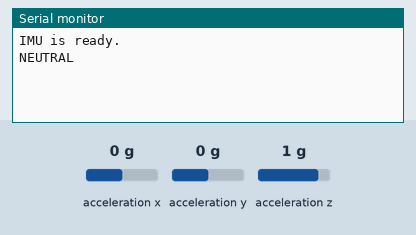
Bench run of a sketch on a simulated Arduino Nano 33 IoT. On the bench: the last lines printed to the serial monitor. The inputs (shaded band) are chosen by the test bench; at power-on: acceleration x 0 g, acceleration y 0 g, acceleration z 1 g.

Above: at 1.2 s.
1.3 s: acceleration x set to 0.8 g
At 2.0 s:
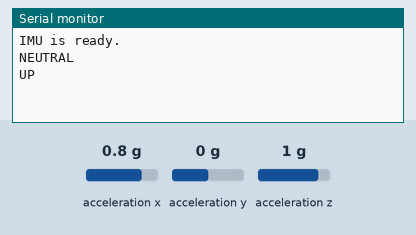
2.8 s: acceleration y set to -1.4 g
At 4.0 s:
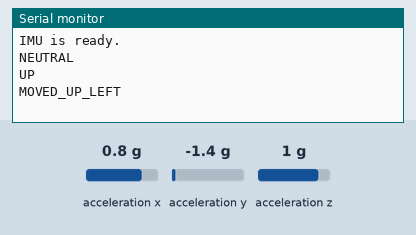
4.3 s: acceleration x set to -1.4 g
At 5.6 s:
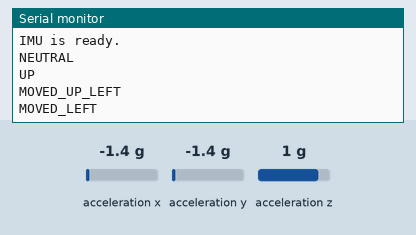

The sketch:

ArduinoSensorv2.ino
```cpp
#include <Arduino_LSM6DS3.h>

const float MOVEMENT_THRESHOLD = 0.4f;
const float RETURN_THRESHOLD = 0.25f;
const int STABLE_COUNT_NEEDED = 3;

enum HandState {
  NEUTRAL,
  MOVED_RIGHT,
  MOVED_LEFT,
  UP,
  MOVED_UP_LEFT,
  MOVED_UP_RIGHT
};

HandState currentState = NEUTRAL;
HandState previousState = MOVED_RIGHT;

int stableCount = 0;

void printState(HandState state) {
  switch (state) {
    case NEUTRAL:
      Serial.println("NEUTRAL");
      break;
    case MOVED_RIGHT:
      Serial.println("MOVED_RIGHT");
      break;
    case MOVED_LEFT:
      Serial.println("MOVED_LEFT");
      break;
    case UP:
      Serial.println("UP");
      break;
    case MOVED_UP_LEFT:
      Serial.println("MOVED_UP_LEFT");
      break;
    case MOVED_UP_RIGHT:
      Serial.println("MOVED_UP_RIGHT");
      break;
  }
}

void setup() {
  Serial.begin(115200);
  while (!Serial);

  if (!IMU.begin()) {
    Serial.println("Failed to init IMU.");
    while(1);
  }
  Serial.println("IMU is ready.");
}

void loop() {
  float ax, ay, az;

  // if (!IMU.accelerationAvailable()) {
  //   Serial.println("IMU Acceleration is unavailable.");
  //   return;
  // }

  IMU.readAcceleration(ax, ay, az);
  float tilt = ay;
  float forwardTilt = ax;

  switch (currentState) {
    case NEUTRAL:
      if (tilt > MOVEMENT_THRESHOLD) {
        currentState = MOVED_RIGHT;
        stableCount = 0;
      }
      if (tilt < -MOVEMENT_THRESHOLD) {
        currentState = MOVED_LEFT;
        stableCount = 0;
      }
      if (forwardTilt > MOVEMENT_THRESHOLD) {
        currentState = UP;
        stableCount = 0;
      }
      break;
    case MOVED_RIGHT:
    case MOVED_LEFT:
      if (abs(tilt) < RETURN_THRESHOLD) {
        stableCount++;
        if (stableCount >= STABLE_COUNT_NEEDED) {
          currentState = NEUTRAL;
          stableCount = 0;
        }
      }
      else if (forwardTilt > MOVEMENT_THRESHOLD) {
        stableCount++;
        if (stableCount >= STABLE_COUNT_NEEDED) {
          if (currentState == MOVED_RIGHT)
            currentState = MOVED_UP_RIGHT;
          else
            currentState = MOVED_UP_LEFT;
          stableCount = 0;
        }
      }
      else {
        stableCount = 0;
      }
      break;
    case MOVED_UP_LEFT:
    case MOVED_UP_RIGHT:
      if (abs(tilt) < RETURN_THRESHOLD-0.15f) {
        stableCount++;
        if (stableCount >= STABLE_COUNT_NEEDED) {
          currentState = UP;
          stableCount = 0;
        }
      }
      else if (forwardTilt < MOVEMENT_THRESHOLD) {
        stableCount++;
        if (stableCount >= STABLE_COUNT_NEEDED) {
          if (currentState == MOVED_UP_RIGHT)
            currentState = MOVED_RIGHT;
          else
            currentState = MOVED_LEFT;
          stableCount = 0;
        }
      }
      else {
        stableCount = 0;
      }
      break;
    case UP:
      if (abs(forwardTilt) < RETURN_THRESHOLD) {
        stableCount++;
        if (stableCount >= STABLE_COUNT_NEEDED) {
          currentState = NEUTRAL;
          stableCount = 0;
        }
      }
      else if (tilt > MOVEMENT_THRESHOLD) {
        currentState = MOVED_UP_RIGHT;
        stableCount = 0;
      }
      else if (tilt < -MOVEMENT_THRESHOLD) {
        currentState = MOVED_UP_LEFT;
        stableCount = 0;
      }
      else {
        stableCount = 0;
      }
      break;
    default:
      break;
  }

  if (currentState != previousState) {
    printState(currentState);
    previousState = currentState;
  }

  delay(0);
}
```

Measured:
- after the input at 1.3 s, the serial monitor: prints a new line at once (image 1)
- after the input at 2.8 s, the serial monitor: prints a new line at once (image 2)
- after the input at 4.3 s, the serial monitor: prints a new line at once (image 3)
